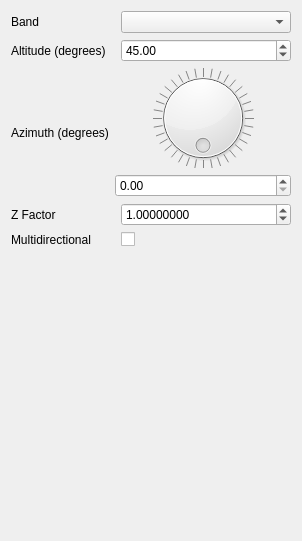
<?xml version="1.0" encoding="UTF-8"?>
<ui version="4.0">
 <class>HillShadeWidget</class>
 <widget class="QWidget" name="HillShadeWidget">
  <property name="geometry">
   <rect>
    <x>0</x>
    <y>0</y>
    <width>302</width>
    <height>541</height>
   </rect>
  </property>
  <property name="windowTitle">
   <string>Form</string>
  </property>
  <layout class="QGridLayout" name="gridLayout">
   <item row="2" column="1" colspan="2">
    <layout class="QVBoxLayout" name="verticalLayout">
     <item>
      <widget class="QDial" name="mLightAzimuthDial">
       <property name="sizePolicy">
        <sizepolicy hsizetype="Expanding" vsizetype="Preferred">
         <horstretch>0</horstretch>
         <verstretch>0</verstretch>
        </sizepolicy>
       </property>
       <property name="maximum">
        <number>360</number>
       </property>
       <property name="value">
        <number>0</number>
       </property>
       <property name="sliderPosition">
        <number>0</number>
       </property>
       <property name="invertedAppearance">
        <bool>false</bool>
       </property>
       <property name="invertedControls">
        <bool>false</bool>
       </property>
       <property name="wrapping">
        <bool>true</bool>
       </property>
       <property name="notchTarget">
        <double>10.000000000000000</double>
       </property>
       <property name="notchesVisible">
        <bool>true</bool>
       </property>
      </widget>
     </item>
     <item>
      <widget class="QgsDoubleSpinBox" name="mLightAzimuth">
       <property name="sizePolicy">
        <sizepolicy hsizetype="Expanding" vsizetype="Fixed">
         <horstretch>0</horstretch>
         <verstretch>0</verstretch>
        </sizepolicy>
       </property>
      </widget>
     </item>
    </layout>
   </item>
   <item row="1" column="0" colspan="2">
    <widget class="QLabel" name="label_2">
     <property name="text">
      <string>Altitude (degrees)</string>
     </property>
    </widget>
   </item>
   <item row="2" column="0">
    <widget class="QLabel" name="label">
     <property name="text">
      <string>Azimuth (degrees)</string>
     </property>
    </widget>
   </item>
   <item row="3" column="0" colspan="2">
    <widget class="QLabel" name="label_3">
     <property name="text">
      <string>Z Factor</string>
     </property>
    </widget>
   </item>
   <item row="1" column="2">
    <widget class="QgsDoubleSpinBox" name="mLightAngle">
     <property name="sizePolicy">
      <sizepolicy hsizetype="Expanding" vsizetype="Fixed">
       <horstretch>0</horstretch>
       <verstretch>0</verstretch>
      </sizepolicy>
     </property>
     <property name="singleStep">
      <double>5.000000000000000</double>
     </property>
     <property name="value">
      <double>45.000000000000000</double>
     </property>
    </widget>
   </item>
   <item row="5" column="0" colspan="3">
    <spacer name="verticalSpacer">
     <property name="orientation">
      <enum>Qt::Vertical</enum>
     </property>
     <property name="sizeHint" stdset="0">
      <size>
       <width>20</width>
       <height>40</height>
      </size>
     </property>
    </spacer>
   </item>
   <item row="0" column="0">
    <widget class="QLabel" name="label_4">
     <property name="text">
      <string>Band</string>
     </property>
    </widget>
   </item>
   <item row="0" column="2">
    <widget class="QComboBox" name="mBandsCombo"/>
   </item>
   <item row="3" column="2">
    <widget class="QgsDoubleSpinBox" name="mZFactor">
     <property name="sizePolicy">
      <sizepolicy hsizetype="Expanding" vsizetype="Fixed">
       <horstretch>0</horstretch>
       <verstretch>0</verstretch>
      </sizepolicy>
     </property>
     <property name="decimals">
      <number>8</number>
     </property>
     <property name="value">
      <double>1.000000000000000</double>
     </property>
    </widget>
   </item>
   <item row="4" column="2">
    <widget class="QCheckBox" name="mMultiDirection">
     <property name="text">
      <string/>
     </property>
    </widget>
   </item>
   <item row="4" column="0">
    <widget class="QLabel" name="label_5">
     <property name="text">
      <string>Multidirectional</string>
     </property>
    </widget>
   </item>
  </layout>
 </widget>
 <customwidgets>
  <customwidget>
   <class>QgsDoubleSpinBox</class>
   <extends>QDoubleSpinBox</extends>
   <header>qgsdoublespinbox.h</header>
  </customwidget>
 </customwidgets>
 <resources/>
 <connections/>
</ui>
